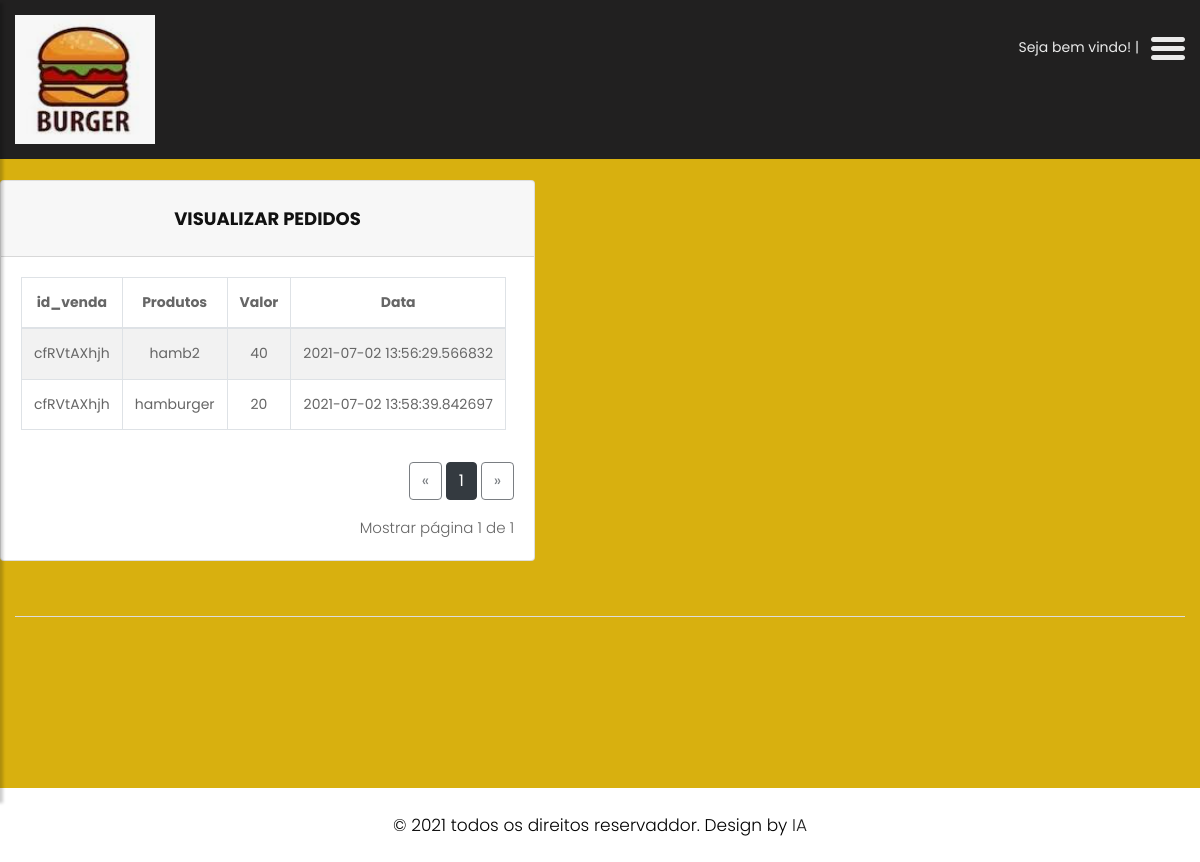
The page /cad_pedidos (signed in) on the database as committed earlier.
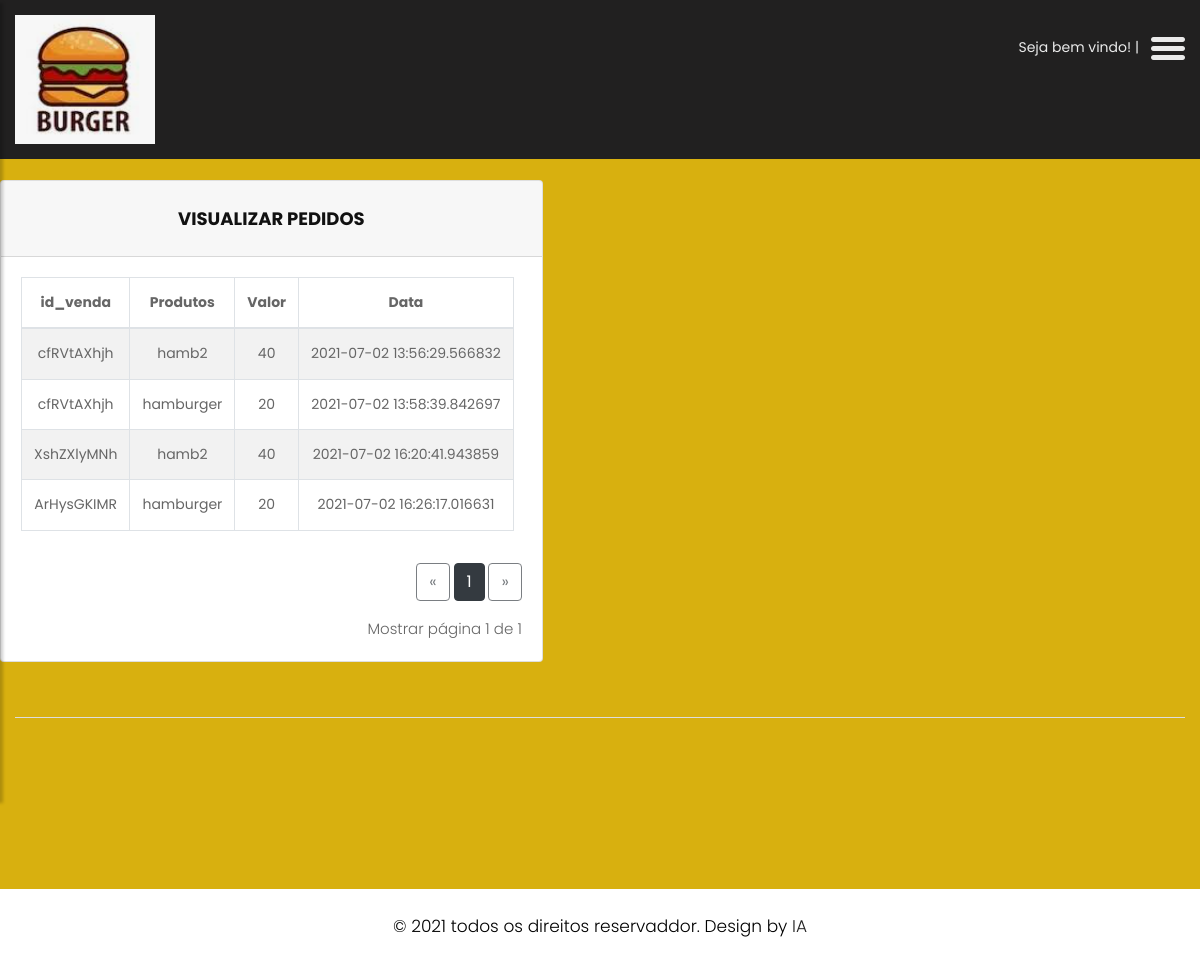
The same page on the database as committed later.
### main.py (models this page shows)
class pedidos(db.Model):
    __tablename__ = "pedidos"
    ID = db.Column(db.Integer, primary_key=True)
    id_venda = db.Column(db.Integer)
    produtos = db.Column(db.String(4096))
    valor = db.Column(db.Float(100))
    qtd = db.Column(db.Integer)
    sub_total = db.Column(db.Float(100))
    data = db.Column(db.DateTime)

### main.py (the view)
@app.route("/cad_pedidos", methods=["GET"])
def cat_pedidos():
    if not session.get('logged_in'):
            dados = prod.query.all()
            dados2 = emp.query.all()
            catt = cat.query.all()
            return render_template("login.html", a=dados, b=dados2, catt=catt)
    else:
        dados2 = emp.query.all()
        catt = cat.query.all()
        page = request.args.get('page', 1, type=int)
        dados = pedidos.query.paginate(page=page, per_page=ROWS_PER_PAGE)
        return render_template("cad_pedidos.html", a=dados, b=dados2, catt=catt)

### templates/cad_pedidos.html (shortened to what the changed rows need)
<!DOCTYPE html>
<html lang="en">
<head>
    <link rel="stylesheet" href="static/css/bootstrap.min.css">
    <link rel="stylesheet" href="static/css/owl.carousel.min.css">
    <link rel="stylesheet" href="static/css/style.css">
    <link rel="stylesheet" href="static/css/responsive.css">
    <link rel="stylesheet" href="https://cdnjs.cloudflare.com/ajax/libs/font-awesome/4.7.0/css/font-awesome.min.css">
</head>
<body class="main-layout">
    <div class="wrapper">
    <div id="content">
    <fooetr>
        <div class="footer">
            <div class="container-fluid ">
                <div class="row">
<div class="card">
  <div class="card-body">
    <div id="table" class="table-editable">
      <span class="table-add float-right mb-3 mr-2">
        <table class="table table-bordered table-responsive-md table-striped text-center">
        <thead>
          <tr>
            <th class="text-center">id_venda</th>
            <th class="text-center">Produtos</th>
            <th class="text-center">Valor</th>
            <th class="text-center">Data</th>
          </tr>
        </thead>
        <tbody>
        {% for a in a.items %}
          <tr>
            <td>
            <span class="pt-3-half" contenteditable="true" id="editor{{a.ID}}">{{a.id_venda}}</span>
            </td>
            <td>
              <span class="pt-3-half" contenteditable="true" id="editor{{a.ID}}">{{a.produtos}}</span>
            </td>
            <td>
              <span class="pt-3-half" contenteditable="true" id="editor{{a.ID}}">{{a.valor}}</span>
            </td>
            <td>
              <span class="pt-3-half" contenteditable="true" id="editor{{a.ID}}">{{a.data}}</span>
            </td>
          </tr>
        {% endfor %}
        </tbody>
      </table>
    </div>
<div class="text-right">
    <a href="{{ url_for('cat_pedidos', page=a.prev_num) }}"
       class="btn btn-outline-dark
       {% if a.page == 1 %}disabled{% endif %}">
        &laquo;
    </a>
    {% for page_num in a.iter_pages(left_edge=1, right_edge=1, left_current=1, right_current=2) %}
{% if page_num %}
            {% if a.page == page_num %}
            <a href="{{ url_for('cat_pedidos', page=page_num) }}"
               class="btn btn-dark">
                {{ page_num }}
            </a>
            {% else %}
            <a href="{{ url_for('cat_pedidos', page=page_num) }}"
               class="btn btn-outline-dark">
                {{ page_num }}
            </a>
            {% endif %}
        {% else %}
            ...
        {% endif %}
    {% endfor %}
    <a href="{{ url_for('cat_pedidos', page=a.next_num) }}"
       class="btn btn-outline-dark
       {% if a.page == a.pages %}disabled{% endif %}">
        &raquo;
    </a>
</div>
  </div>
</div>
                </div>
            </div>
        </div>
    </fooetr>
    </div>
    </div>
</body>
</html>

Rows that differ between the two databases and show on the page:
added pedidos: id_venda "XshZXlyMNh", produtos "hamb2", valor "40", data "2021-07-02 16:20:41.943859"
added pedidos: id_venda "ArHysGKIMR", produtos "hamburger", valor "20", data "2021-07-02 16:26:17.016631"
